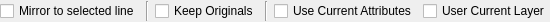
<?xml version="1.0" encoding="UTF-8"?>
<ui version="4.0">
 <class>LC_ModifyMirrorOptions</class>
 <widget class="QWidget" name="LC_ModifyMirrorOptions">
  <property name="geometry">
   <rect>
    <x>0</x>
    <y>0</y>
    <width>521</width>
    <height>22</height>
   </rect>
  </property>
  <property name="windowTitle">
   <string>Form</string>
  </property>
  <layout class="QGridLayout" name="gridLayout">
   <property name="leftMargin">
    <number>0</number>
   </property>
   <property name="topMargin">
    <number>1</number>
   </property>
   <property name="rightMargin">
    <number>0</number>
   </property>
   <property name="bottomMargin">
    <number>1</number>
   </property>
   <item row="0" column="0">
    <widget class="QCheckBox" name="cbMirrorToLine">
     <property name="toolTip">
      <string>If checked, mirror will be performed by selected line entity.</string>
     </property>
     <property name="text">
      <string>Mirror to selected line</string>
     </property>
    </widget>
   </item>
   <item row="0" column="2">
    <widget class="QCheckBox" name="cbKeepOriginals">
     <property name="toolTip">
      <string>If unchecked, original entities will be removed, otherwise they will survive.</string>
     </property>
     <property name="text">
      <string>Keep Originals</string>
     </property>
    </widget>
   </item>
   <item row="0" column="3">
    <widget class="Line" name="line">
     <property name="orientation">
      <enum>Qt::Vertical</enum>
     </property>
    </widget>
   </item>
   <item row="0" column="4">
    <widget class="QCheckBox" name="cbCurrentAttr">
     <property name="toolTip">
      <string>If checked, current attributes will be used for mirrored entities, otherwise - original ones. </string>
     </property>
     <property name="text">
      <string>Use Current Attributes</string>
     </property>
    </widget>
   </item>
   <item row="0" column="6">
    <spacer name="horizontalSpacer">
     <property name="orientation">
      <enum>Qt::Horizontal</enum>
     </property>
     <property name="sizeHint" stdset="0">
      <size>
       <width>0</width>
       <height>20</height>
      </size>
     </property>
    </spacer>
   </item>
   <item row="0" column="5">
    <widget class="QCheckBox" name="cbLayer">
     <property name="toolTip">
      <string>If checked, mirrored entities will be placed on current layer, otherwise they will be placed into original layers.</string>
     </property>
     <property name="text">
      <string>User Current Layer</string>
     </property>
    </widget>
   </item>
   <item row="0" column="1">
    <widget class="Line" name="line_2">
     <property name="orientation">
      <enum>Qt::Vertical</enum>
     </property>
    </widget>
   </item>
  </layout>
 </widget>
 <resources/>
 <connections/>
</ui>
